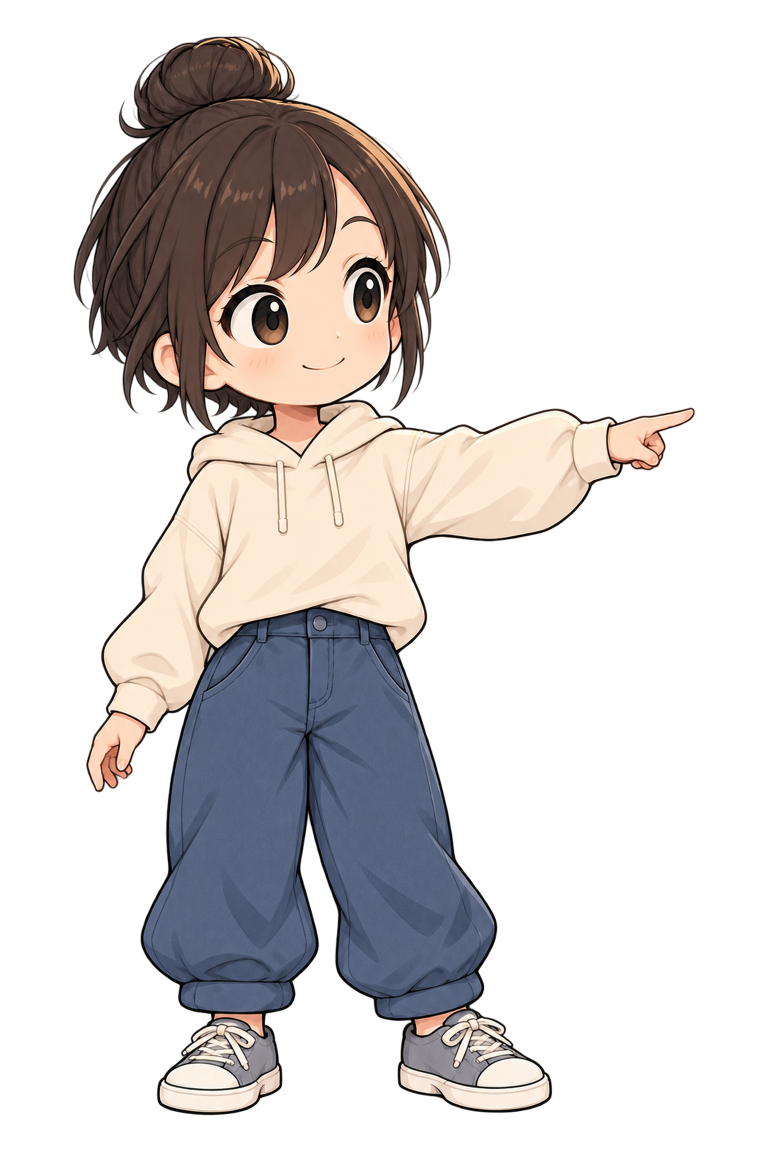
#> input picture common_assets/nichijou_naze/characters/female_v01/poses/NNZ_CHAR_FEMALE_01_pose_point_right.png, 1536 x 2304 px, given in place of exec-851a393e-373e-446a-b5c0-61344cdae4f4.png, which was not available (shown at 1/2 size)
$ python prepare.py
#> lines starting #> are read from the running program, lines starting #| are printed output that depends on the picture; pictures that were not available may be replaced by others from this repository, and a replacement may not be noted
"""Finish new generated expression masters; preserve every V02 pixel."""
from pathlib import Path
from PIL import Image, ImageDraw, ImageFont
import numpy as np
import hashlib, json, shutil

R=Path(__file__).resolve().parents[2]
ROOT=R/'common_assets/nichijou_naze/characters/female_v01/versions/v03_expressions'
PUBLIC=R/'public'/ROOT.relative_to(R)
SOURCES={'surprise':'851a393e-373e-446a-b5c0-61344cdae4f4',
         'happy':'5384a0cb-b78f-4c80-b176-381f1c25e635',
         'troubled':'3119c516-17b1-43a4-9743-a5f2d17d801f'}
records=[]
for sub in ['poses','thumbs','sources']:(ROOT/sub).mkdir(parents=True,exist_ok=True)
for pose,uid in SOURCES.items():
    dest=ROOT/'poses'/f'NNZ_CHAR_FEMALE_01_pose_{pose}.png'
    if dest.exists():raise RuntimeError('Refusing to overwrite '+str(dest))
    src=Path('/workspace/generated_images')/f'exec-{uid}.png'
    im=Image.open(src).convert('RGBA');raw=np.array(im)
#> further down, im is the input picture: PIL image 1536x2304 RGBA; mean R, G, B, A 50.6, 46.7, 46.1, 89.2
    # Remove tiny alpha specks and normalize the generator's 253-level opaque pixels.
    raw[:,:,3]=np.clip((raw[:,:,3].astype(float)-6)*255/247,0,255).round().astype('uint8')
    raw[raw[:,:,3]==0,:3]=0
    clean=Image.fromarray(raw);bbox=clean.getchannel('A').getbbox()
#> after `bbox = clean.getchannel('A').getbbox()`: bbox = (146, 72, 1390, 2231)
    # A few near-transparent outliers can expand the bbox; retain all alpha >= 16.
    substantial=clean.getchannel('A').point(lambda x:255 if x>=16 else 0).getbbox()
#> substantial = (146, 72, 1390, 2231)
    crop=clean.crop(substantial);scale=min(2160/crop.height,1392/crop.width)
#> after `crop = clean.crop(substantial)`:
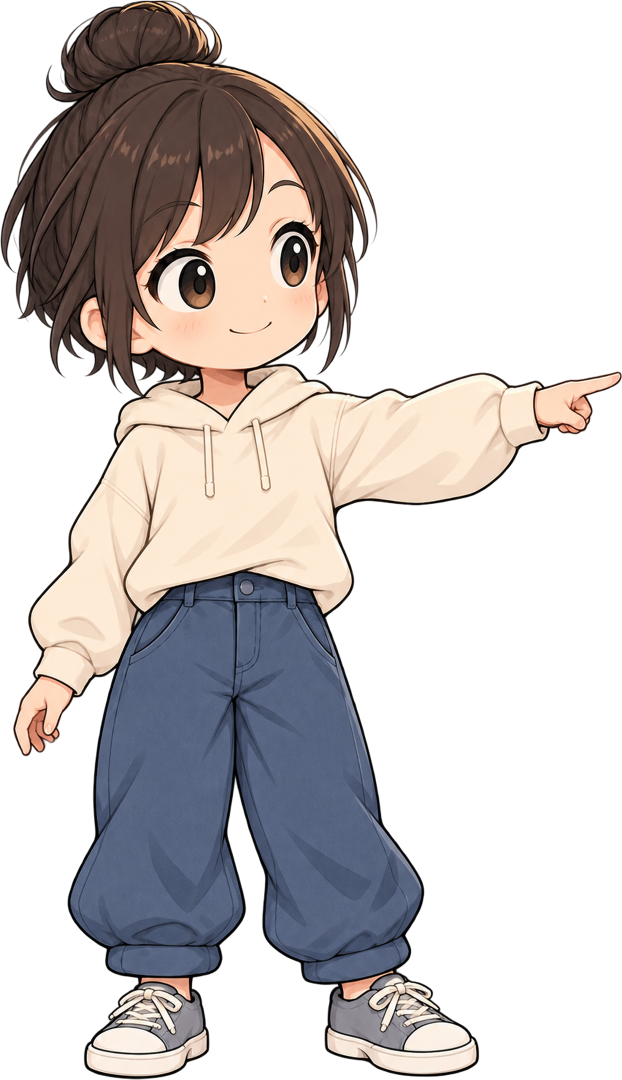
#> crop: PIL image 1244x2159 RGBA (shown at 1/2 size); mean R, G, B, A 66.5, 61.3, 60.6, 117.6; transparent parts drawn white
#> after `scale = min(2160 / crop.height, 1392 / crop.width)`: scale = 1
    scaled=crop.resize((round(crop.width*scale),round(crop.height*scale)),Image.Resampling.LANCZOS)
    canvas=Image.new('RGBA',(1536,2304));canvas.alpha_composite(scaled,((1536-scaled.width)//2,2232-scaled.height))
#> after `canvas = Image.new('RGBA', (1536, 2304))`: canvas: PIL image 1536x2304 RGBA; every value is 0
    a=np.array(canvas);a[a[:,:,3]<=2]=0;canvas=Image.fromarray(a)
    canvas.save(dest,optimize=True)
    canvas.resize((256,384),Image.Resampling.LANCZOS).save(ROOT/'thumbs'/f'{pose}_thumb.png')
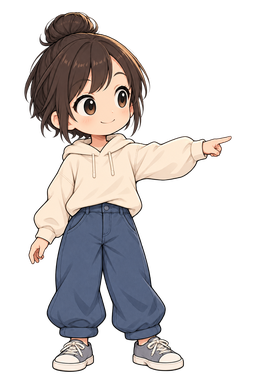
#> saved as surprise_thumb.png: PIL image 256x384 RGBA; mean R, G, B, A 50.9, 46.9, 46.3, 89.4; transparent parts drawn white
    shutil.copy2(src,ROOT/'sources'/f'{pose}_generated.png')
    for sub,name in [('poses',dest.name),('thumbs',f'{pose}_thumb.png')]:
        (PUBLIC/sub).mkdir(parents=True,exist_ok=True)
        shutil.copy2(ROOT/sub/name,PUBLIC/sub/name)
    records.append({'pose':pose,'file':'poses/'+dest.name,'resolution':[1536,2304],
      'generated_source_resolution':list(im.size),'source':'sources/'+pose+'_generated.png',
      'source_alpha_bbox':bbox,'crop_bbox':substantial,'scale_factor':scale,
      'alpha_content_bbox':canvas.getchannel('A').getbbox(),
      'sha256':hashlib.sha256(dest.read_bytes()).hexdigest()})
#> pass 2 of the loop `for pose,uid in SOURCES.items():`:
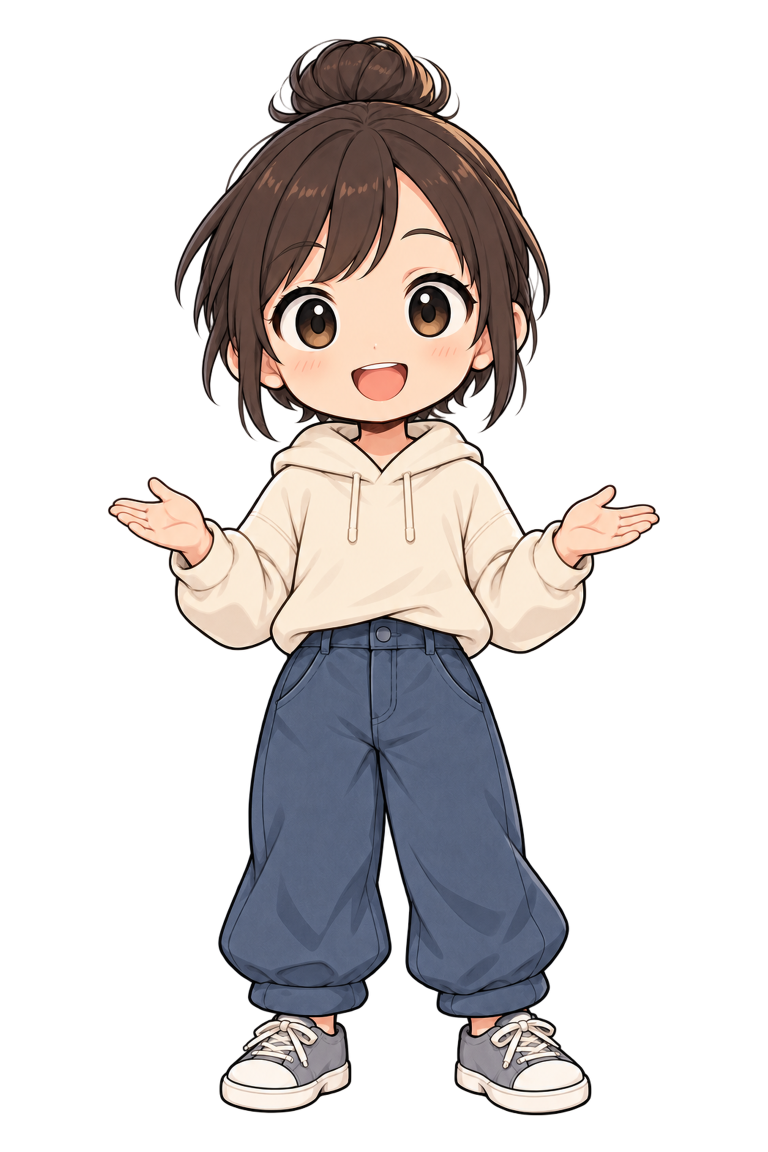
#> input picture common_assets/nichijou_naze/characters/female_v01/poses/NNZ_CHAR_FEMALE_01_pose_talk.png, 1536 x 2304 px, given in place of exec-5384a0cb-b78f-4c80-b176-381f1c25e635.png, which was not available (shown at 1/2 size)
#> im is the input picture: PIL image 1536x2304 RGBA; mean R, G, B, A 47.7, 43.7, 43.1, 84.6
#> bbox = (215, 72, 1320, 2232)
#> `crop = clean.crop(substantial)`:
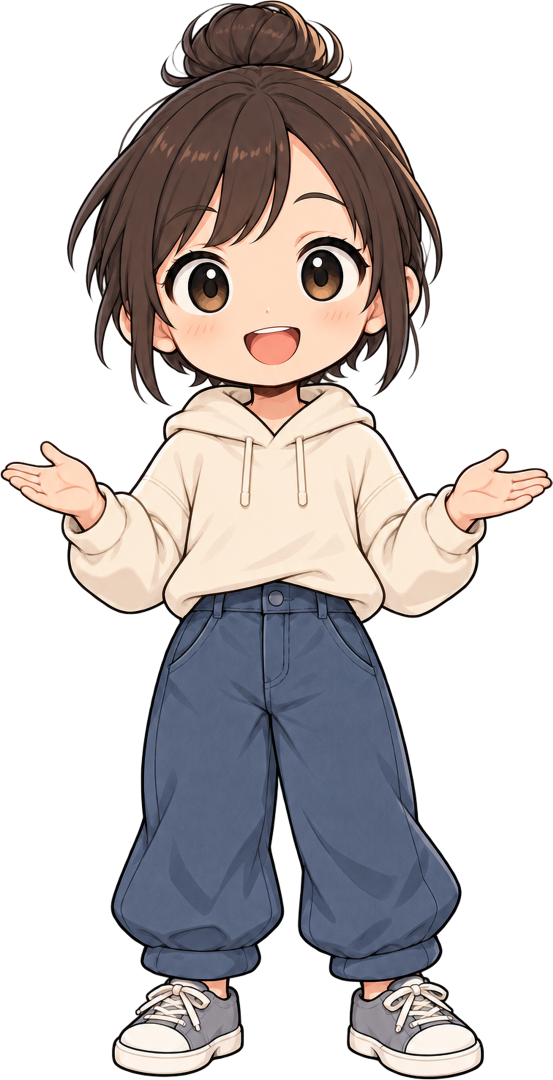
#> crop: PIL image 1105x2160 RGBA (shown at 1/2 size); mean R, G, B, A 70.6, 64.7, 63.8, 125.5; transparent parts drawn white
#> `canvas.resize((256,384),Image.Resampling.LANCZOS).save(ROOT/'thumbs'/f..`:
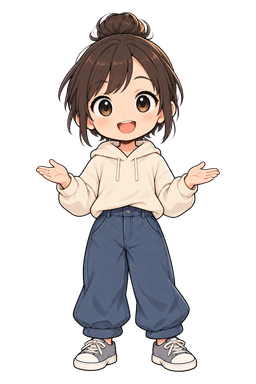
#> saved as happy_thumb.png: PIL image 256x384 RGBA; mean R, G, B, A 47.9, 43.9, 43.3, 84.7; transparent parts drawn white
manifest={'asset_id':'NNZ_CHAR_FEMALE_01','version':'v03_expressions','base_version':'v02_highres',
 'description':'V02の人物デザインを参照した追加3表情。V02本体は変更しない。',
 'reference':'../../poses/NNZ_CHAR_FEMALE_01_pose_neutral.png',
 'available_poses':['neutral','talk','point_right','point_left','think',*SOURCES],
 'inherited_poses':{p:'../../poses/NNZ_CHAR_FEMALE_01_pose_'+p+'.png' for p in ['neutral','talk','point_right','point_left','think']},
 'poses':records,'background_transparency':'true RGBA alpha; no matte',
 'processing':['Reference-conditioned new expression redraw; not enlarged prototype',
 'Alpha <=6 removed; 253 opaque normalized to255; transparent RGB zeroed',
 'Crop alpha>=16 bounds; Lanczos resample; align bottom to2232 on1536x2304 canvas'],
 'native_resolution_note':'1024x1536 generated sources; delivery is normalized to1536x2304, not native2304 generation.',
 'usage_notes':['Use v03_expressions explicitly; inherited five poses resolve to unchanged V02 files.',
 'Whole-sprite motion only; no mouth or independent limb parts exist.',
 'Static expression variation; not lip-sync or a rigged animation.'],
 'qc_status':'pending_actual_render'}
(ROOT/'manifest.json').write_text(json.dumps(manifest,ensure_ascii=False,indent=2))
shutil.copy2(ROOT/'manifest.json',PUBLIC/'manifest.json')
(ROOT/'README.md').write_text('''# NNZ_CHAR_FEMALE_01 v03_expressions

驚く・喜ぶ／納得・困る／疑問の追加3ポーズ。各1536×2304 RGBA。
既存V02の5ポーズは変更しません。v03はその5ポーズを参照して全8ポーズを呼び出せます。
新規生成元は1024×1536。生成元・クロップ・倍率・ハッシュはmanifestに記録。
全身約2160px・足元2232pxでV02と基準を統一。透過端を整形した新規描き起こしです。
使用例・検証結果は共通ライブラリの拡張READMEとvalidation/extensionを参照。
''')
print(json.dumps(records,ensure_ascii=False,indent=2))
#> (printed output is left out)
